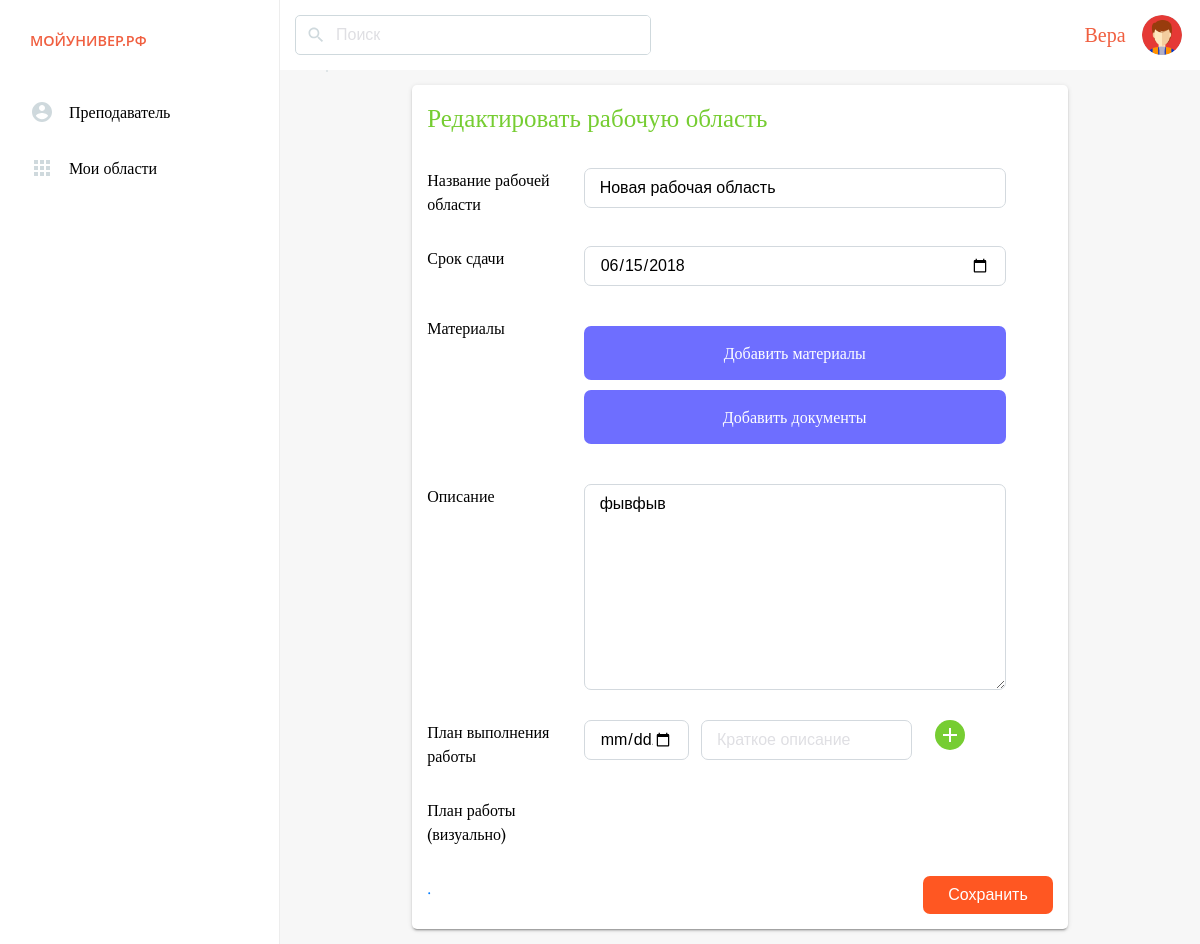
The app's page /edit/dashboard/104 (signed in) with its own data.
### tables this page shows
CREATE TABLE `workspaces`  (
  `id_workspace` int(255) NOT NULL AUTO_INCREMENT COMMENT 'id -рабочей области',
  `name_workspace` varchar(255) NULL DEFAULT NULL COMMENT 'Название рабочей области',
  `date_of_creation` text NULL COMMENT 'Дата создания области',
  `id_teachers` int(255) NULL DEFAULT NULL COMMENT 'id - учителя',
  `deadline` varchar(255) NULL DEFAULT NULL COMMENT 'Дата сдачи работы',
  `execution_plan` text NULL COMMENT 'План выполнения (даты)',
  `cover_workspace` varchar(255) NULL DEFAULT 'default_cover.jpg' COMMENT 'Обложка',
  `id_student` int(255) NULL DEFAULT NULL COMMENT 'Участник',
  `status_workspace` int(255) NULL DEFAULT NULL COMMENT 'Статус рабочей области',
  `admission` int(255) NULL DEFAULT NULL COMMENT 'Допуск к ВКР',
  `description` text NULL COMMENT 'Описание к рабочей области',
  `teme` varchar(255) NULL DEFAULT NULL COMMENT 'Тема',
  `delete_student` varchar(255) NULL DEFAULT NULL COMMENT 'ФИО Удаленного студента',
  `delete_teacher` varchar(255) NULL DEFAULT NULL COMMENT 'ФИО Удаленного учителя',
  `archive` int(255) NULL DEFAULT NULL COMMENT 'Архивная область или нет',
  PRIMARY KEY (`id_workspace`) USING BTREE,
  INDEX `teachers`(`id_teachers`) USING BTREE COMMENT 'id - учителя',
  INDEX `id_student`(`id_student`) USING BTREE COMMENT 'Участник',
  CONSTRAINT `id_student` FOREIGN KEY (`id_student`) REFERENCES `students` (`id_student`) ON DELETE RESTRICT ON UPDATE CASCADE,
  CONSTRAINT `id_teachers__` FOREIGN KEY (`id_teachers`) REFERENCES `teachers` (`id_teachers`) ON DELETE RESTRICT ON UPDATE CASCADE
);

### app/controllers/controller_edit.php (called while the page is built, shortened)
<?
class Controller_edit extends Controller
{
	function __construct()
	{
		$this -> model = new Model_edit();
		$this -> view = new View();
	}
	function action_dashboard($id_action)
	{
		$array = $this -> model -> getAlldashboardInfo($id_action);
		$this->view->generate('edit_dashboard_view.php', 'main_template_view.php',"Настройки пользователя",[20], $array);
	}
}

### app/bootstrap.php (called while the page is built, shortened)
<?php
require_once 'core/view.php';
require_once 'class/db.php';
Route::start();

### index.php (called while the page is built, shortened)
<?
require_once 'app/bootstrap.php';

### app/class/db.php (called while the page is built, shortened)
<?
class Db
{
	private $db;
	function __construct()
	{
		$host = '127.0.0.1';
		$db   = 'my_university';
		$user = 'root';
		$pass = '';
		$charset = 'utf8';
		$dsn = "mysql:host=$host;dbname=$db;charset=$charset";
		$opt = [
			PDO::ATTR_ERRMODE            => PDO::ERRMODE_EXCEPTION,
			PDO::ATTR_DEFAULT_FETCH_MODE => PDO::FETCH_ASSOC,
			PDO::ATTR_EMULATE_PREPARES   => false,
		];
		$this ->db = new PDO($dsn, $user, $pass, $opt);
	}
	public function db_query_param_where_column($table, $param, $value, $get_column = '')
	{
		if ($get_column) {
			$sql =  "SELECT $get_column FROM $table WHERE $param = '$value'";
		}else{
			$sql =  "SELECT * FROM $table WHERE $param = '$value'";
		}
		$result = $this->db->query($sql)->fetchAll();
		if ($result) {
			return $result;
		} else{
			return 0;
		}
	}
}

### app/models/model_edit.php (called while the page is built, shortened)
<?
class Model_edit extends Model
{
	public function getAlldashboardInfo($id_action)
	{
		$db = new Db();
		$info_dashboard = $db -> db_query_param_where_column("workspaces", "id_workspace", $id_action);
		return $info_dashboard;
	}
}

### app/views/edit_dashboard_view.php (the view, shortened to what this page needs)
<div class='content'>
	<div class='content-group-my-setting padding-0'>
		<div class='row padding-0 clearfix flex-justify-center'>
			<div class='row-1 padding-0 clearfix profile '>
				<div class='row  clearfix'>
					<div class='row-all flex-align-center clearfix'>
						<span class='title-span'>Редактировать рабочую область</span>
					</div>
				</div>
				<div class='row-all  clearfix'>
					<form action="/edit/saveworkspace/<?echo $data[0]["id_workspace"]; ?>" method="post" enctype="multipart/form-data">
						<div class="row clearfix">
							<div class="row-3">Название рабочей области</div>
							<div class="row-1"><input type="text" class='textarea-chat' name='new_name_workspace' placeholder="Название" value="<?echo $data[0]["name_workspace"]?>" ></div>
						</div>
						<div class="row clearfix">
							<div class="row-3">Срок сдачи</div>
							<div class="row-1"><input type="date" class='textarea-chat' name='new_deadline' placeholder="Срок сдачи" value="<?
							echo $data[0]["deadline"]
							?>" ></div>
						</div>
						<div class="row clearfix ">
							<div class="row-3">Материалы</div>
							<div class="row-1">
								<label for="new_material" class="new_doc_button bg-light-lilac">Добавить материалы</label>
								<label for="new_document" class="new_doc_button bg-light-lilac">Добавить документы</label>
							</div>
						</div>
						<div class="row clearfix ">
							<div class="row-3">Описание</div>
							<div class="row-1">
								<textarea name="new_description" id="" class='textarea-new-workspace' cols="30" rows="10"><?
							echo $data[0]["description"];
							?></textarea>
							</div>
						</div>
						<div class="row clearfix ">
							<div class="row-3">План выполнения работы</div>
							<div class="row-1">
								<div class="row-3">
									<input type="date" class='textarea-chat' name='' placeholder="Дата (10.05 - 12.05)" id='input_date_plan'>
								</div>
								<div class="row-2"><input type="text" class='textarea-chat' name='' placeholder="Краткое описание" id='input_text_plan' ></div>
								<div class="row-3"><span class='new_button_plan  bg-light-grean' id='new_button_plan'>
									<svg xmlns="http://www.w3.org/2000/svg" width="24" height="24" viewBox="0 0 24 24">
										<path d="M19 13h-6v6h-2v-6H5v-2h6V5h2v6h6v2z"/>
										<path d="M0 0h24v24H0z" fill="none"/>
									</svg>
								</span></div>
							</div>
						</div>
						<div class="row clearfix ">
							<div class="row-3">План работы (визуально)</div>
						</div>
						<div class="row clearfix ">
							<div class="row-1"> <a href="/new/user">.</a></div>
							<div class="row-3"><input type="submit" class="new-message float-right" value="Сохранить">
							</div>
						</div>
					</form>
				</div>
			</div>
		</div>
	</div>
</div>

### assets/css/style.css (style rules this page uses)
* { font-family: 'Lora', serif; line-height: 1.5; font-size: 1em; }

### assets/css/main.css (style rules this page uses)
* { padding: 0; margin: 0; box-sizing: border-box; }
a { color: #007bff; cursor: pointer; }
html, body { width: 100%; height: 100%; background: #f7f7f7; }
.clearfix::after { content: ""; display: table; clear: both; }
.bg-light-lilac { background: #6e6eff; }
.bg-light-grean { background: #76CD32; }
.content { height: calc(100% - 70px); overflow:hidden; overflow-y: scroll; }
.padding-0 { padding: 0 !important; }
.content-group-my-setting { width: 95%; margin: 15px auto; padding: 10px; }
.flex-align-center { display: flex; align-items: center; }
.flex-justify-center { display: flex; justify-content: center; }
.title-span { font-size: 25px; color: #76CD32; float: left; }
.new-message { display: ; padding: 10px 25px; border-radius: 7px; border: none; outline: none; color: #fff; background: #ff5722; cursor: pointer; }
.row-all { width: 100%; }
.row { padding: 15px; }
.row-1 { width: 75%; float: left; }
.row-2 { width: 50%; float: left; word-wrap: break-word; }
.row-3 { width: 25%; float: left; }
.float-right { float: right !important; }
.profile { background: #fff; box-shadow: 0 2px 2px 0 rgba(0,0,0,0.14), 0 3px 1px -2px rgba(0,0,0,0.2), 0 1px 5px 0 rgba(0,0,0,0.12); border-radius: 5px; overflow:hidden; position: relative; }
.textarea-new-workspace { width: 90%; display: block; min-height: 150px; resize: vertical; border: solid 1px #d3d9de; outline: none; padding: 10px 15px; border-radius: 7px; }
.new_doc_button { display: block; cursor: pointer; padding: 15px; margin:10px 0; text-align: center; color: #fff; border-radius: 7px; }
.new_button_plan { width: 30px; height: 30px; display: flex; align-items: center; justify-content: center; border: none; outline: none; border-radius: 50%; cursor: pointer; }
.new_button_plan > svg { fill:#fff; }
.row-form-auth > .dop-info-reset, .button-auth, select, label, input[type='text'], input[type='email'], input[type='password'], input[type='date'] { width: 90%; }
.textarea-chat { width: 100%; display: block; height: 40px; resize: none; border:solid 1px #d3d9de; outline: none; padding: 10px 15px; border-radius: 7px; }

### records on screen
workspaces: new_name_workspace "Новая рабочая область", new_deadline "06/15/2018", new_description "фывфыв"

### other values on screen
$_SESSION['user']['name_role'] "Преподаватель"
$_SESSION['user']['name_user'] "Вера"
